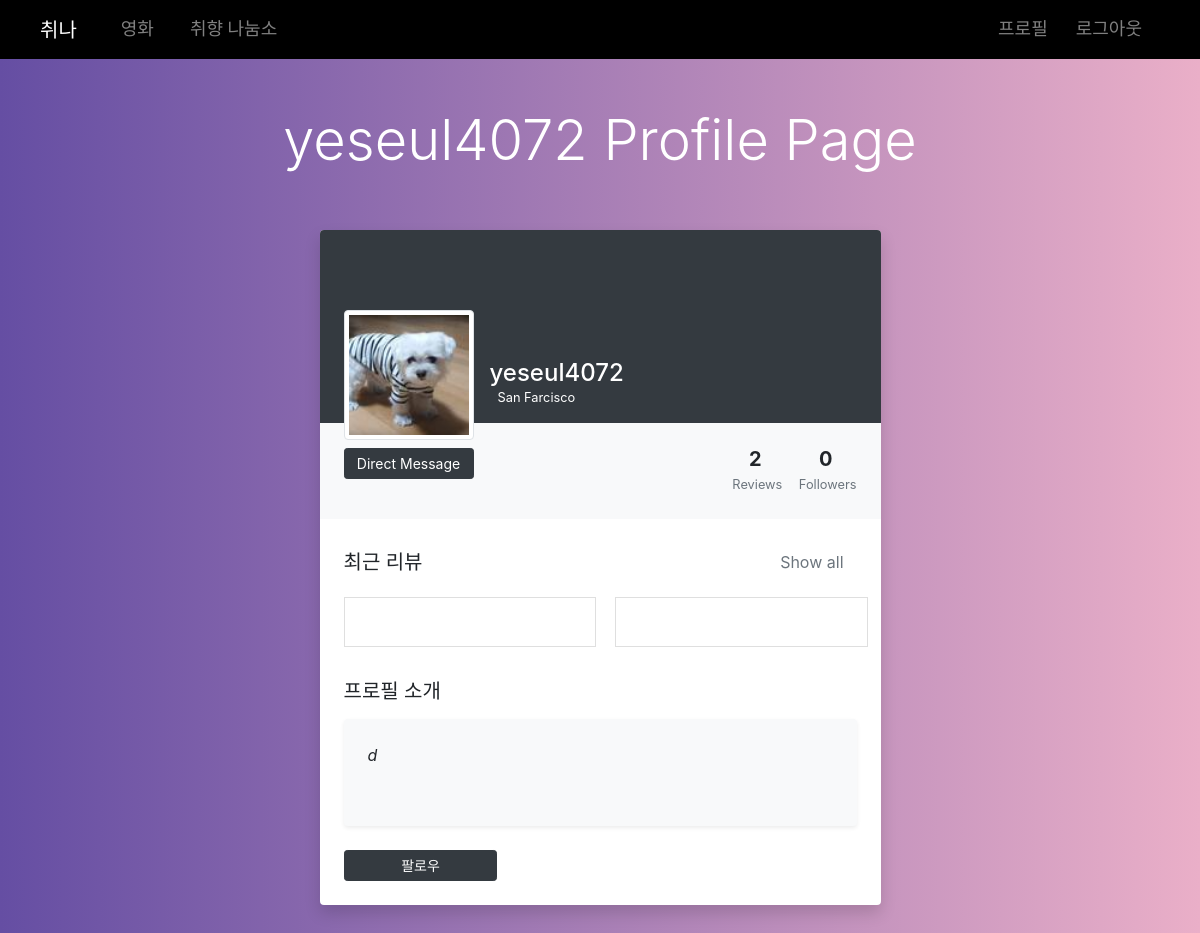
Screenshot of /accounts/yeseul4072/ (signed in) with the database file from the repository.
### accounts/models.py (models this page shows)
class User(AbstractUser):
    followers = models.ManyToManyField(
            settings.AUTH_USER_MODEL,
            related_name='followings'
    )
    myinfo = models.TextField(blank=True, null=True)
    image = ProcessedImageField(upload_to='',processors=[ResizeToFill(100,100)],blank=True, null=True)
    nickname = models.TextField(blank=True, null=True)

### accounts/views.py (the view)
# urls.py: path('<username>/', views.profile, name='profile'),
@login_required
def profile(request, username):
    User = get_user_model()
    user_id = User.objects.filter(username=username).values('id')[0]['id']
    person = get_object_or_404(User, username=username)
    reviews = Review.objects.filter(user=user_id)
    context = {
        'person': person,
        'reviews' : reviews,
    }
    return render(request, 'accounts/profile.html', context)

### accounts/templates/accounts/profile.html (shortened to what this page needs)
{% extends 'base.html' %}
{% block content %}
{% load static %}
<div class="row">
    <div class="col-lg-7 mx-auto text-white text-center pt-5">
            {% if person.nickname %}
            <h1 class="display-4">{{ person.nickname }} Profile Page</h1>
            {%else %}
            <h1 class="display-4">{{ person.username }} Profile Page</h1>
            {% endif %}
    </div>
</div>
<div class="row py-5 px-4">
    <div class="col-xl-6 col-md-6 col-sm-10 mx-auto">
        <div class="bg-white shadow rounded overflow-hidden">
            <div class="px-4 pt-0 pb-4 bg-dark">
                <div class="media align-items-end profile-header">
                    {% if person.image and request.user == person %}
                    <div class="profile mr-3"><img src="{{ person.image.url }}" alt="img" width="130" class="rounded mb-2 img-thumbnail"><a href="{% url 'accounts:profile_edit' user.username %}" class="btn btn-dark btn-sm btn-block">Edit profile</a></div>
                    {% elif person.image and request.user != person %}
                    <div class="profile mr-3"><img src="{{ person.image.url }}" alt="img" width="130" class="rounded mb-2 img-thumbnail"><a href="#" class="btn btn-dark btn-sm btn-block">Direct Message</a></div>
                    {% elif person.image != 1 and request.user != person %}
                    <div class="profile mr-3"><img src="/static/noprofile.jpg" alt="img" width="130" class="rounded mb-2 img-thumbnail"><a href="#" class="btn btn-dark btn-sm btn-block">Direct Message</a></div>
                    {% elif person.image != 1 and request.user == person %}
                    <div class="profile mr-3"><img src="/static/noprofile.jpg" alt="img" width="130" class="rounded mb-2 img-thumbnail"><a href="{% url 'accounts:profile_edit' user.username %}" class="btn btn-dark btn-sm btn-block">Edit profil</a></div>
                    {% endif %}
                    <div class="media-body mb-5 text-white">
                        <h4 class="mt-0 mb-0">{{ person.username }}</h4>
                        <p class="small mb-4"> San Farcisco</p>
                    </div>
                </div>
            </div>
            <div class="bg-light p-4 d-flex justify-content-end text-center">
                <ul class="list-inline mb-0">
                    <li class="list-inline-item">
                        <h5 class="font-weight-bold mb-0 d-block">{{ reviews.count }}</h5><small class="text-muted"> Reviews</small>
                    </li>
                    <li class="list-inline-item">
                        <h5 class="font-weight-bold mb-0 d-block">{{ person.followers.count }}</h5><small class="text-muted"> Followers</small>
                    </li>
                </ul>
            </div>
            <div class="py-4 px-4">
                <div class="d-flex align-items-center justify-content-between mb-3">
                    <h5 class="mb-0">최근 리뷰</h5><a href="#" class="btn btn-link text-muted">Show all</a>
                </div>
                <div class="row">
                    {% if reviews %}
                    {% for review in reviews %}
                    <div class="col-lg-6 mb-2 pr-lg-1"><a href="{% url 'articles:review_detail' review.movie.pk review.pk %}" class="list-group-item list-group-item-action"></a></div>
                    {% endfor %}
                    {% else %}
                    <p>등록된 리뷰가 없습니다.</p>
                    {% endif %}
            </div>
                <div class="py-4">
                    <h5 class="mb-3">프로필 소개</h5>
                    <div class="p-4 bg-light rounded shadow-sm">
                        {% if person.myinfo %}
                        <p class="font-italic mb-0">{{ person.myinfo }}</p>
                        {% else %}
                        <p class="font-italic mb-0">등록된 소개가 없습니다</p>
                        {% endif %}
                        <ul class="list-inline small text-muted mt-3 mb-0">
                            <li class="list-inline-item"></li>
                            <li class="list-inline-item"></li>
                        </ul>
                    </div>
                </div>
                <div class = "following">
                {% if request.user != person %}
                    {% if request.user in person.followers.all %}
                    <a href="{% url 'accounts:follow' person.username %}" class="btn btn-dark btn-sm btn-block" style="width: 30%;">팔로우 취소</a>
                    {% else %}
                    <a href="{% url 'accounts:follow' person.username %}" class="btn btn-dark btn-sm btn-block" style="width: 30%;">팔로우</a>
                    {% endif %}
                {% endif %}
                </div>
            </div>
        </div>
    </div>
</div>
{% endblock %}

### accounts/templates/accounts/profile.html (style rules this page uses)
.profile-header { transform: translateY(5rem); }
body { background: #654ea3; background: -webkit-linear-gradient(to right, #654ea3, #eaafc8); background: linear-gradient(to right, #654ea3, #eaafc8); min-height: 100vh; }

### rows the page displays
User: username "yeseul4072", image (picture), followers.count "0", myinfo "d"

### other values shown
{{ reviews.count }} "2"
